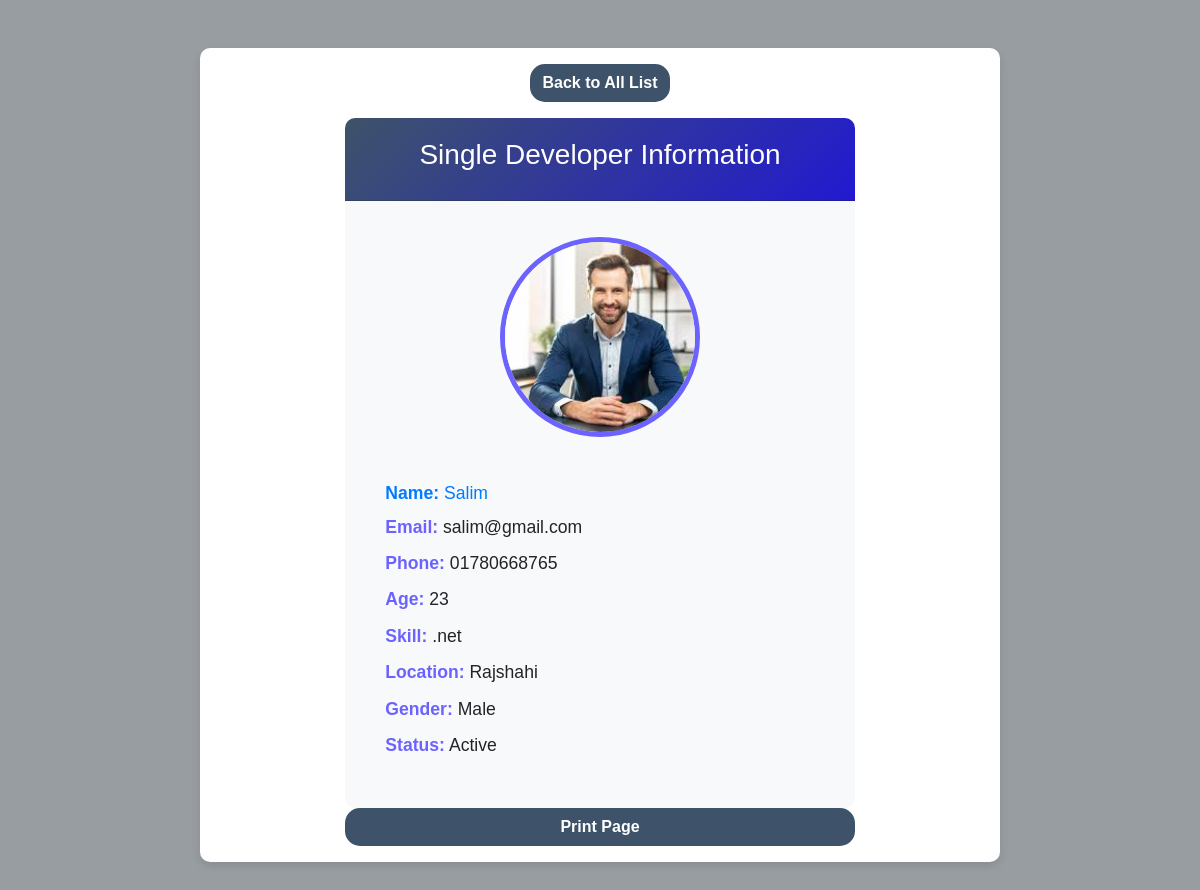
/single_view.php?singleViewID=19, run on the app's committed database.
### tables this page shows
CREATE TABLE `devs` (
  `id` int(11) NOT NULL,
  `name` varchar(100) NOT NULL,
  `email` varchar(100) NOT NULL,
  `phone` varchar(20) NOT NULL,
  `age` int(3) NOT NULL,
  `skill` varchar(100) NOT NULL,
  `location` varchar(100) NOT NULL,
  `gender` varchar(100) NOT NULL,
  `photo` varchar(500) NOT NULL,
  `status` tinyint(1) NOT NULL DEFAULT '1',
  `trash` tinyint(1) DEFAULT '0',
  `createdAT` timestamp(6) NOT NULL DEFAULT CURRENT_TIMESTAMP(6),
  `updatedAT` timestamp(6) NULL DEFAULT NULL
);

### config/connectDb.php (called while the page is built)
<?php
function connect()
{
	try {
		$connection = new PDO('mysql:host=localhost;dbname=dbCrud', 'marufa', 'localhost');
		return $connection;
	} catch (PDOException $error) {
		return $error->getMessage();
	}
}

### single_view.php (the view, shortened to what this page needs)
<?php
if (isset($_GET['singleViewID'])) {
	$singleViewID = $_GET['singleViewID'];
	$sql = "SELECT * FROM devs where id='$singleViewID'";
	$statement = connect()->prepare($sql);
	$statement->execute();
	$datas = $statement->fetch(PDO::FETCH_OBJ);
}
?>
<!DOCTYPE html>
<html lang="en">
<head>
	<link href="https://cdn.jsdelivr.net/npm/bootstrap@5.3.3/dist/css/bootstrap.min.css" rel="stylesheet">
	<link rel="stylesheet" href="https://cdnjs.cloudflare.com/ajax/libs/font-awesome/6.6.0/css/all.min.css" />
	<link rel="stylesheet" href="assets/style.css">
</head>
<body class="single-developer-page">
	<div class="container my-5">
		<div class="backbutton text-center">
			<a class="btn   text-white my-3" href="index.php">Back to All List</a>
		</div>
		<div class="row justify-content-center">
			<div class="col-md-8">
				<div class="card">
					<div class="card-header">
						<h3>Single Developer Information</h3>
					</div>
					<div class="card-body">
						<div class="my-3 singleViewPhoto">
							<img src="media/photos/<?php echo $datas->photo ?>" alt="Developer Photo">
						</div>
						<div class="devInfo">
							<h3><b>Name:</b> <?php echo $datas->name ?></h3>
							<p><b>Email:</b> <?php echo $datas->email ?></p>
							<p><b>Phone:</b> <?php echo $datas->phone ?></p>
							<p><b>Age:</b> <?php echo $datas->age ?></p>
							<p><b>Skill:</b> <?php echo $datas->skill ?></p>
							<p><b>Location:</b> <?php echo $datas->location ?></p>
							<p><b>Gender:</b> <?php echo $datas->gender ?></p>
							<p><b>Status:</b> <?php echo $datas->status == 1 ? 'Active' : 'Deactive' ?></p>
						</div>
					</div>
					<button onclick="window.print()" class="btn  text-white mb-3 ">Print Page</button>
				</div>
			</div>
		</div>
	</div>
</body>
</html>

### assets/style.css (style rules this page uses)
body { background-color: #d2caca; }
.single-developer-page { font-family: 'Arial', sans-serif; background-color: #989da2; margin: 0; padding: 0; }
.single-developer-page .container { max-width: 800px; margin: auto; background: #ffffff; border-radius: 10px; box-shadow: 0 4px 8px rgba(0, 0, 0, 0.1); }
.single-developer-page .card-header { background: linear-gradient(135deg, #3e5369, #2219d1); color: white; text-align: center; padding: 20px; font-size: 1.5rem; font-weight: bold; border-radius: 10px 10px 0 0; }
.single-developer-page .singleViewPhoto { display: flex; justify-content: center; align-items: center; margin: 20px 0; }
.single-developer-page .singleViewPhoto img { height: 200px; width: 200px; border-radius: 50%; object-fit: cover; border: 5px solid #6c63ff; }
.single-developer-page .devInfo { padding: 20px; }
.single-developer-page .devInfo h3, .single-developer-page .devInfo p { margin: 10px 0; font-size: 1.1rem; }
.single-developer-page .devInfo h3 { color: #007bff; }
.single-developer-page .devInfo p b { color: #6c63ff; }
.single-developer-page .btn { font-weight: bold; border-radius: 15px; background-color: #3e5369; }
.single-developer-page a.btn { transition: background-color 0.3s, color 0.3s; }
.single-developer-page .card { border: none; border-radius: 10px; }
.single-developer-page .card-body { padding: 20px; background-color: #f8f9fa; border-radius: 0 0 10px 10px; }

### data on the page
devs: photo (picture), name "Salim", email "salim@gmail.com", phone "01780668765", age "23", skill ".net", location "Rajshahi", gender "Male"
